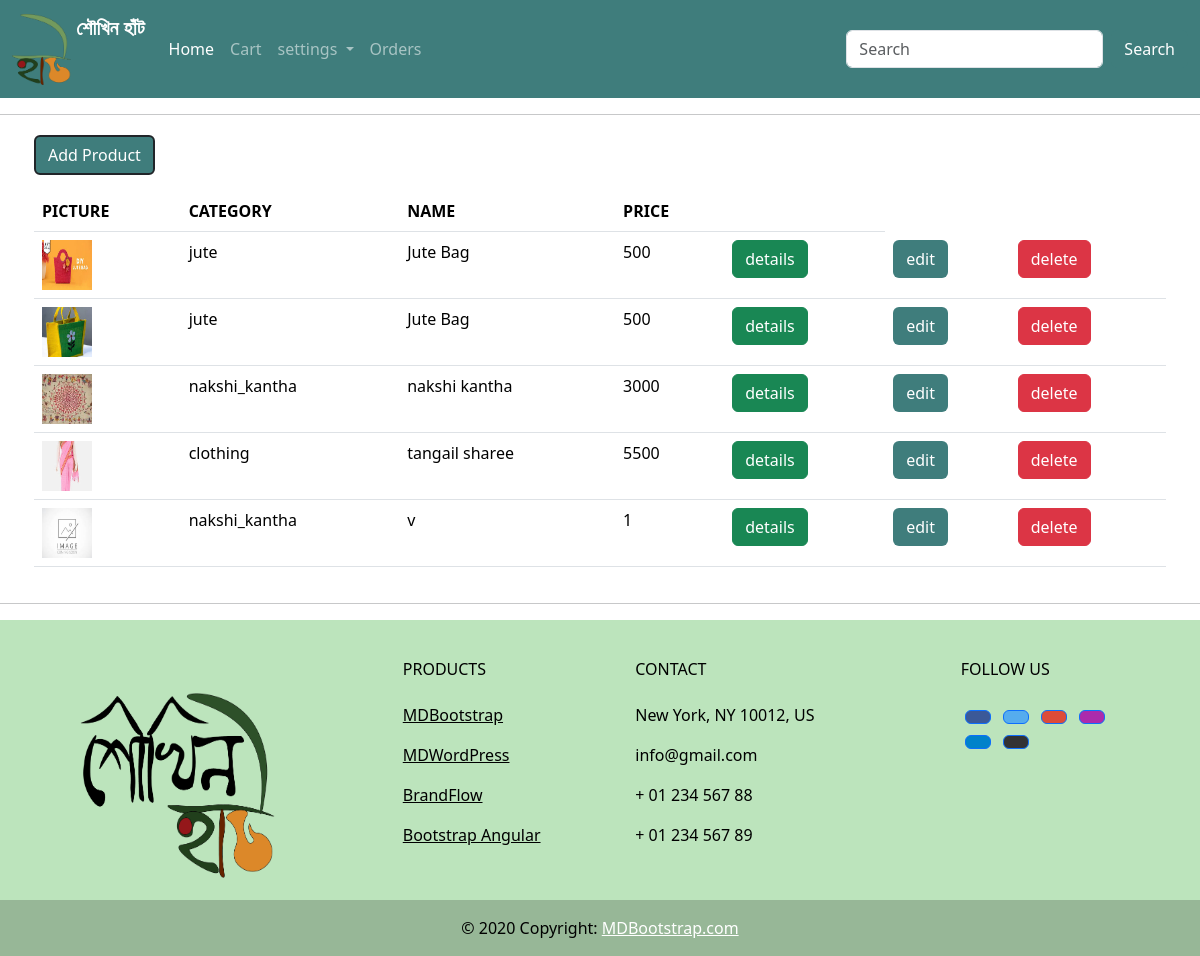
Page /product_details/ on the earlier database version.
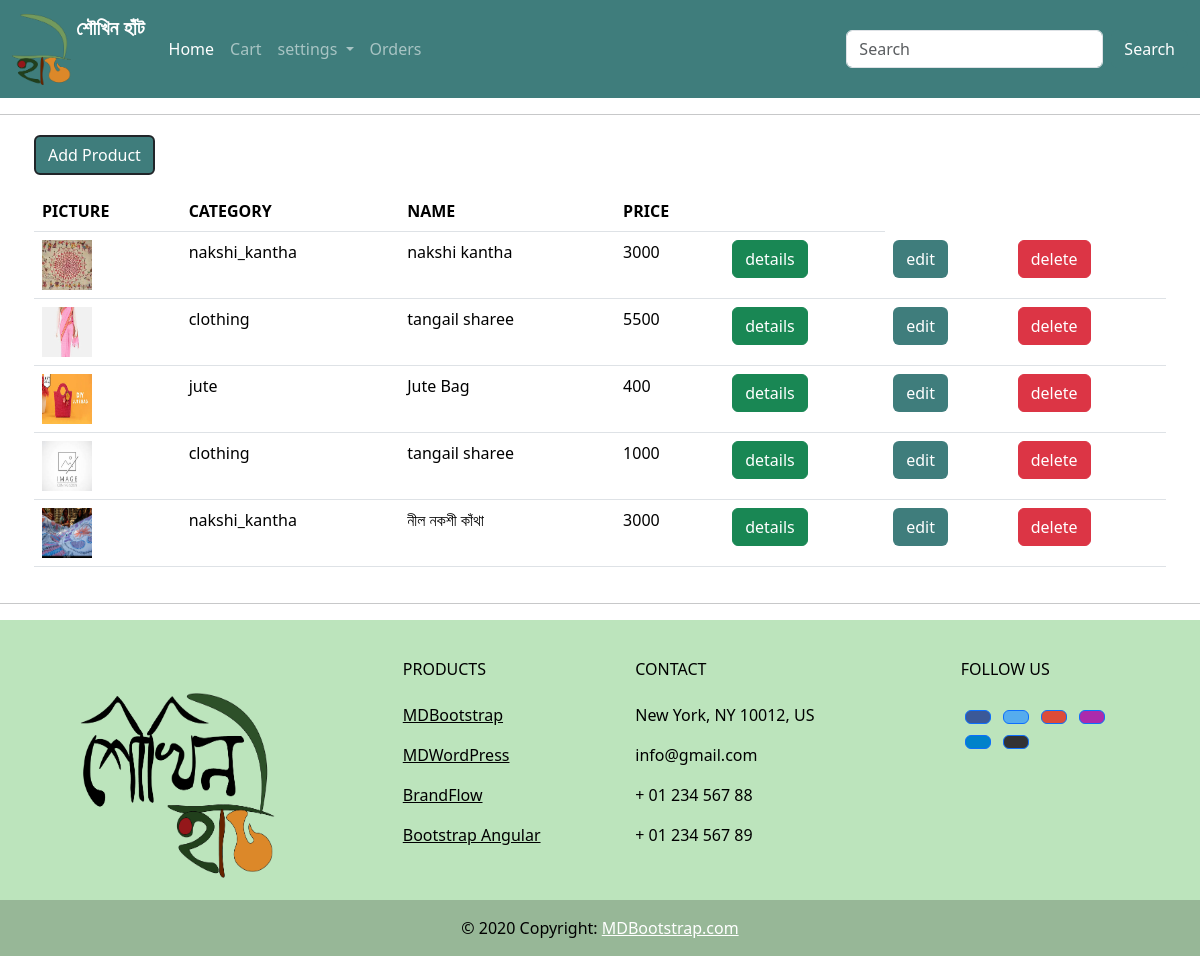
Same page on the later database version.
### shoukhin/models.py (models this page shows, shortened)
class product(models.Model):
    CATEGORY_CHOICES = CATEGORY_CHOICES = [
        ('jute', 'Jute'),
        ('clothing', 'Clothing'),
        ('jewellery', 'Jewellery'),
        ('food', 'Food'),
        ('home_decor', 'Home Decor'),
        ('pottery', 'Pottery'),
        ('nakshi_kantha', 'Nakshi Kantha'),
        ('others', 'Others'),
    ]
    name = models.CharField(max_length=200)
    price = models.IntegerField()
    description = models.TextField(blank=True,null=True)
    measurements = models.CharField(max_length=300)
    category = models.CharField(max_length=100, choices=CATEGORY_CHOICES, default='others')
    image = models.ImageField(upload_to='static/images', blank=True, null=True, default='static/images/default_no_img.jfif')
    stock = models.IntegerField(default=0)

### shoukhin/views.py (the view)
# urls.py: path('product_details/', s_view.product_details, name='product_details'),
def product_details(request):
    pro = product.objects.all()
    context={
        'product':pro,
    }
    return  render(request,template_name='body/product_details.html',context=context)

### shoukhin/template/body/product_details.html (shortened to what this page needs)
{% extends 'body/main.html' %}
{% load static %}
{% block content %}
<a href="{% url 'add_product' %}" class="btn custom-btn mb-3 border border-dark border-2">Add Product</a>
<table class="table">
  <thead class="thead-dark">
    <tr>
      <th scope="col">PICTURE</th>
      <th scope="col">CATEGORY</th>
      <th scope="col">NAME</th>
      <th scope="col">PRICE</th>
      <th> </th>
    </tr>
  </thead>
  <tbody>
  {% for p in product %}
    <tr>
      {% if p.image %}
      <td><img src = "{{p.image.url}}" style="height:50px ; width:50px"></td>
      {% endif %}
      <td>{{p.category}}</td>
      <td>{{p.name}}</td>
      <td>{{p.price}}</td>
      <td><a href="{% url 'view_product' p.id %}" class="btn btn-success ">details</a></td>
      <td><a href="{% url 'edit_product' p.id  %}" class="btn custom-btn">edit</a></td>
      <td>
        <button type="button" class="btn btn-danger" onclick="confirmDelete({{ p.id }})">
          delete
        </button>
      </td>
    </tr>
  {% endfor %}
  </tbody>
</table>
{% endblock %}

### shoukhin/template/body/main.html (shortened to what this page needs)
<!DOCTYPE html>
<html lang="en">
<head>
    <link href="https://cdn.jsdelivr.net/npm/bootstrap@5.3.3/dist/css/bootstrap.min.css" rel="stylesheet">
</head>
<body>
{% include 'body/navbar.html' %}
<hr>
<div class="container p-1">
{% block content %}
{% endblock %}
 </div>
<hr>
{% include 'body/footer.html' %}
</body>
</html>

### shoukhin/template/body/navbar.html (shortened to what this page needs)
{% load static %}
<nav class="navbar navbar-expand-lg navbar-dark"style="background-color: #3F7D7C;">
  <div class="container-fluid">
    <a class="navbar-brand navbar-brand-xL" href="#">
      <img src="static/images/logo(haat).png" alt="Logo" width="59" height="71" class="d-inline-block align-text-top">
      <b>শৌখিন হাঁট</b>
    </a>
    <div class="collapse navbar-collapse" id="navbarSupportedContent">
      <ul class="navbar-nav me-auto mb-2 mb-lg-0">
        <li class="nav-item">
          <a class="nav-link active" aria-current="page" href="{% url 'home' %}">Home</a>
        </li>
        <li class="nav-item">
          <a class="nav-link " href="{% url 'cart' %}">Cart</a>
        </li>
        <li class="nav-item dropdown">
          <a class="nav-link dropdown-toggle" href="#" id="navbarDropdown" role="button" data-bs-toggle="dropdown" aria-expanded="false">
            settings
          </a>
        </li>
        <li class="nav-item">
            <a class="nav-link" href="{% url 'orders' %}">Orders</a>
        </li>
      </ul>
      <form class="d-flex">
        <input class="form-control me-2" type="search" placeholder="Search" aria-label="Search">
        <a href="{% url 'product_details' %}"  class="btn custom-btn" type="submit">Search</a>
      </form>
    </div>
  </div>
</nav>

### shoukhin/template/body/footer.html (shortened to what this page needs)
{% load static %}
  <footer
          class="text-center text-lg-start text-black"
          style="background-color: #BCE4BC"
          >
    <div class="container p-4 pb-0">
      <section class="">
        <div class="row">
          <div class="col-md-3 col-lg-3 col-xl-3 mx-auto mt-3">
            <p>
             <img src="static/images/logo.png"  alt="Image" width="200" height="200">
            </p>
          </div>
          <div class="col-md-2 col-lg-2 col-xl-2 mx-auto mt-3">
            <h6 class="text-uppercase mb-4 font-weight-bold">Products</h6>
            <p>
              <a class="text-black">MDBootstrap</a>
            </p>
            <p>
              <a class="text-black">MDWordPress</a>
            </p>
            <p>
              <a class="text-black">BrandFlow</a>
            </p>
            <p>
              <a class="text-black">Bootstrap Angular</a>
            </p>
          </div>
          <div class="col-md-4 col-lg-3 col-xl-3 mx-auto mt-3">
            <h6 class="text-uppercase mb-4 font-weight-bold">Contact</h6>
            <p> New York, NY 10012, US</p>
            <p> info@gmail.com</p>
            <p> + 01 234 567 88</p>
            <p> + 01 234 567 89</p>
          </div>
          <div class="col-md-3 col-lg-2 col-xl-2 mx-auto mt-3">
            <h6 class="text-uppercase mb-4 font-weight-bold">Follow us</h6>
            <a
               class="btn btn-primary btn-floating m-1"
               style="background-color: #3b5998"
               href="#!"
               role="button"
               ></a>
            <a
               class="btn btn-primary btn-floating m-1"
               style="background-color: #55acee"
               href="#!"
               role="button"
               ></a>
            <a
               class="btn btn-primary btn-floating m-1"
               style="background-color: #dd4b39"
               href="#!"
               role="button"
               ></a>
            <a
               class="btn btn-primary btn-floating m-1"
               style="background-color: #ac2bac"
               href="#!"
               role="button"
               ></a>
            <a
               class="btn btn-primary btn-floating m-1"
               style="background-color: #0082ca"
               href="#!"
               role="button"
               ></a>
            <a
               class="btn btn-primary btn-floating m-1"
               style="background-color: #333333"
               href="#!"
               role="button"
               ></a>
          </div>
        </div>
      </section>
    </div>
    <div
         class="text-center p-3"
         style="background-color: rgba(0, 0, 0, 0.2)"
         >
      © 2020 Copyright:
      <a class="text-white" href="https://mdbootstrap.com/"
         >MDBootstrap.com</a
        >
    </div>
  </footer>

### shoukhin/template/body/navbar.html (style rules this page uses)
.custom-btn { background-color: #BCE4BC; color: #fff; }

### shoukhin/template/body/product_details.html (style rules this page uses)
.custom-btn { background-color: #3F7D7C; color: #fff; }

Differences in the rows shown:
removed product: image (picture), category "jute", name "Jute Bag", price "500"
removed product: image (picture), category "jute", name "Jute Bag", price "500"
removed product: image (placeholder picture), category "nakshi_kantha", name "v", price "1"
added product: image (picture), category "jute", name "Jute Bag", price "400"
added product: image (placeholder picture), category "clothing", name "tangail sharee", price "1000"
added product: image (picture), category "nakshi_kantha", name "নীল নকশী কাঁথা", price "3000"
